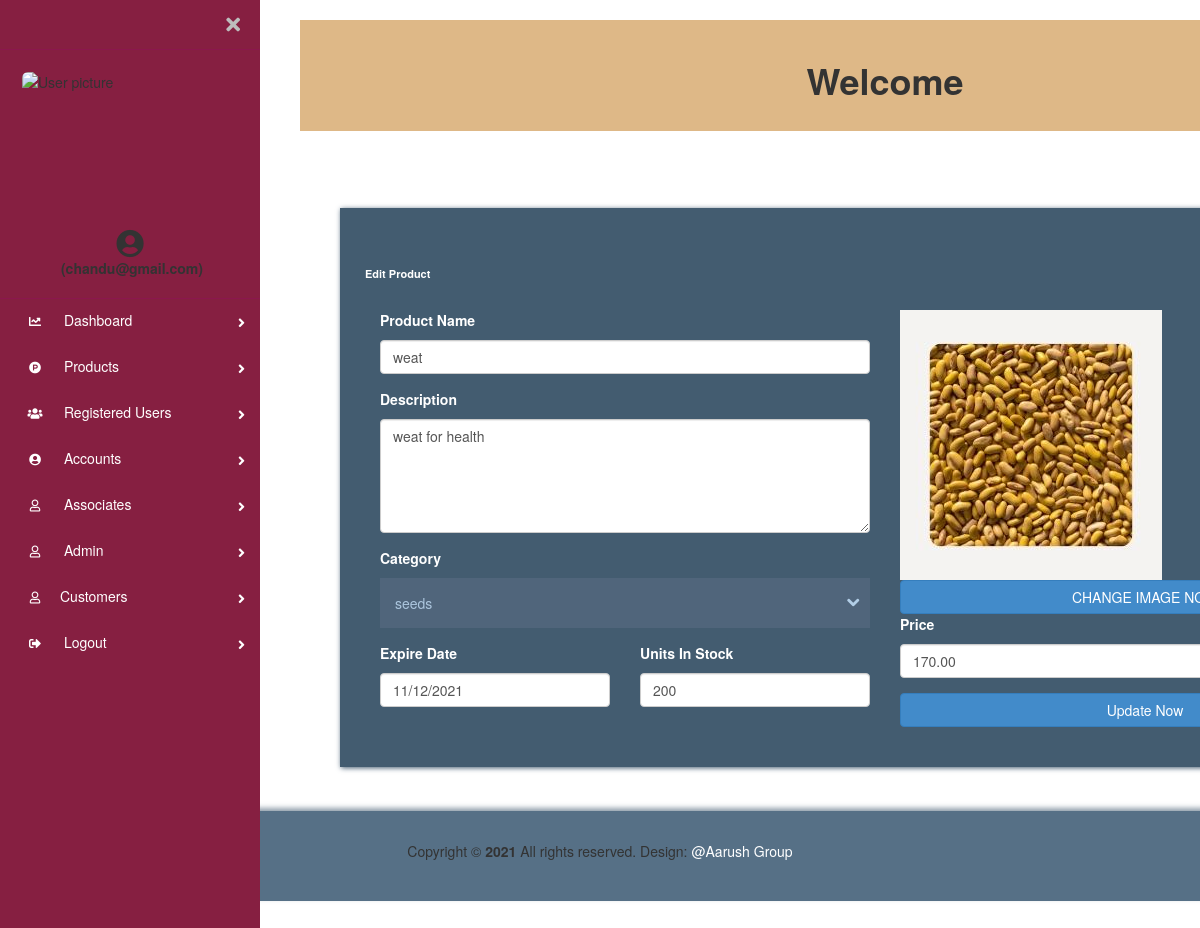
Page /kisan_store/cart_admin/edit-product.php?product_id=3719 (signed in) on the committed database.
### tables this page shows
CREATE TABLE `products` (
  `product_id` int(12) NOT NULL,
  `product_name` varchar(255) NOT NULL,
  `product_description` longtext NOT NULL,
  `product_category` varchar(255) NOT NULL,
  `product_subcategory` varchar(225) NOT NULL,
  `product_exp_date` text NOT NULL,
  `product_stock` int(255) NOT NULL,
  `product_img` varchar(100) NOT NULL,
  `product_price` float(10,2) NOT NULL,
  `Delete` tinyint(1) DEFAULT NULL
);

### kisan_store/cart_admin/edit-product.php (the view, shortened to what this page needs)
<?php
include 'backend/database.php';
if (isset($_GET['product_id']))
{
  include 'backend/database.php';
  $qry = "select * from products where product_id='".$_SESSION['product_id']."'";
  $sql = mysqli_query($dbc, $qry) or die(mysqli_error($dbc));
  $row=mysqli_fetch_assoc($sql);
  $username=$_SESSION['loginname'];
}
$qry1 = "select * from cart_super_admin";
$sql1 = mysqli_query($dbc, $qry1) or die(mysqli_error($dbc));
$row1=mysqli_fetch_assoc($sql1);
?>
<!DOCTYPE html>
<html lang="en">
  <head>
    <link rel="stylesheet" href="css/fontawesome.min.css" />
    <link rel="stylesheet" href="jquery-ui-datepicker/jquery-ui.min.css" type="text/css" />
    <link rel="stylesheet" href="css/bootstrap.min.css" />
    <link rel="stylesheet" href="css/templatemo-style.css">
        <link href="https://use.fontawesome.com/releases/v5.0.6/css/all.css" rel="stylesheet">
        <link href="sidenav/css/side.css" rel="stylesheet">
        <link href="sidenav/css/bootstrap.min.css" rel="stylesheet" id="bootstrap-css">
  </head>
  <body>
  <div class="page-wrapper chiller-theme toggled">
      <nav id="sidebar" class="sidebar-wrapper">
          <div class="sidebar-content">
              <div class="sidebar-brand">
                  <div id="close-sidebar">
                      <i class="fas fa-times"></i>
                  </div>
              </div>
              <div class="sidebar-header">
                  <div class="user-pic">
                      <img class="img-responsive img-rounded" src="sidenav/images/kkm-logo.png" alt="User picture">
                  </div>
              </div>
              <div class="text-center">
                  <span class=" text-light"><i class="fas fa-user-circle fa-2x"></i><br>&nbsp;<strong>(<?php echo $username; ?>)</strong></span>
              </div><br>
              <div class="sidebar-menu">
                  <ul>
                      <li class="sidebar-dropdown">
                          <a href="index.php">
                              <i class="fas fa-chart-line fa-9x"></i>
                              <span>Dashboard</span>
                          </a>
                      </li>
                      <li class="sidebar-dropdown">
                          <a href="products.php">
                          <i class="fab fa-product-hunt"></i>
                              <span>Products</span>
                          </a>
                      </li>
                      <li class="sidebar-dropdown">
                          <a href="Regusers.php">
                          <i class="fas fa-users"></i>
                              <span>Registered Users</span>
                          </a>
                      </li>
                      <li class="sidebar-dropdown">
                          <a href="accounts.php">
                          <i class="fas fa-user-circle"></i>
                              <span>Accounts</span>
                          </a>
                      </li>
                      <li class="sidebar-dropdown">
                          <a href="#">
                              <i class="far fa-user"></i>
                              <span>Associates</span>
                          </a>
                      </li>
                      <?php if($row1['email']== $username){ ?>
                            <li class="sidebar-dropdown">
                                <a href="#">
                                <i class="fas fa-user-shield"></i>
                                    <span>Super Admin</span>
                                </a>
                                <div class="sidebar-submenu">
                                <ul>
                                  <li>
                                      <a href="super_admin.php">Super Admin
                                        </a>
                                  </li>
                                  <li>
                                      <a href="Regadmins.php">Admin</a>
                                  </li>
                                </ul>
                                </div>
                            </li>
                         <?php } else { ?>
                            <li class="sidebar-dropdown">
                                <a href="Regadmins.php">
                                    <i class="far fa-user"></i>
                                    <span>Admin</span>
                                </a>
                            </li>
                          <?php } ?>
                      <li class="sidebar-dropdown">
                          <a href="#"><i class="far fa-user"></i><span>Customers</span></a>
                      </li>
                      <li class="sidebar-dropdown">
                      <a href="../backend/logout.php">
                      <i class="fas fa-sign-out-alt"></i>
                              <span>Logout</span>
                          </a>
                      </li>
                  </ul>
      </nav>
      <main class="page-content">
        <div class="container text-dark text-center" style="background: burlywood;">
            <h1><strong>Welcome</strong></h1>
        </div>
    <div class="container tm-mt-big ">
      <div class="row">
        <div class="col-xl-12 col-lg-12 col-md-12 col-sm-12 mx-auto">
          <div class="tm-bg-primary-dark tm-block tm-block-h-auto">
            <div class="row">
              <div class="col-12">
                <h2 class="tm-block-title d-inline-block">Edit Product</h2>
              </div>
            </div>
            <div class="row tm-edit-product-row">
              <div class="col-xl-6 col-lg-6 col-md-12">
                <form action="backend/update_product.php" method="POST" class="tm-edit-product-form" enctype="multipart/form-data">
                  <div class="form-group mb-3">
                    <label
                      for="name"
                      >Product Name
                    </label>
                    <input
                      id="name"
                      name="name"
                      type="text"
                      value='<?php echo $row['product_name']?> '
                      class="form-control validate"
                    />
                  </div>
                  <div class="form-group mb-3">
                    <label
                      for="description"
                      >Description</label
                    >
                    <textarea
                      class="form-control validate tm-small"
                      rows="5" name="description"
                      required
                    ><?php echo $row['product_description']?></textarea>
                  </div>
                  <div class="form-group mb-3">
                    <label
                      for="category"
                      >Category</label
                    >
                    <select
                      class="custom-select tm-select-accounts"
                      id="category" name="category"
                    >
                      <option selected> <?php echo $row['product_category']?> </option>
                    </select>
                  </div>
                  <div class="row">
                      <div class="form-group mb-3 col-xs-12 col-sm-6">
                          <label
                            for="expire_date"
                            >Expire Date
                          </label>
                          <input
                            id="expire_date"
                            name="expire_date"
                            type="text"
                            value='<?php echo $row['product_exp_date']?>'
                            class="form-control validate"
                            data-large-mode="true"
                          />
                        </div>
                        <div class="form-group mb-3 col-xs-12 col-sm-6">
                          <label
                            for="stock"
                            >Units In Stock
                          </label>
                          <input
                            id="stock"
                            name="stock"
                            type="text"
                            value='<?php echo $row['product_stock']?>'
                            class="form-control validate"
                          />
                        </div>
                  </div>
              </div>
              <div class="col-xl-6 col-lg-6 col-md-12 mx-auto mb-4">
                <div class="tm-product-img-edit mx-auto">
                <?php echo "<img src='backend/images//".$row['product_img']."' alt='Product image' class='img-fluid d-block mx-auto'>"; ?>
                </div>
                <div class="custom-file mt-3 mb-3">
                  <input
                    type="button"
                    class="btn btn-primary btn-block mx-auto"
                    value="CHANGE IMAGE NOW"
                    onclick="document.getElementById('fileInput').click();"
                  />
                </div>
                <div class="col-xl-13 col-lg-13 col-md-13">
                <div class="form-group mt-3 mb-3">
                  <label for="price" > Price </label>
                  <input type="text" name="price" id="price" class="form-control validate" value='<?php echo $row["product_price"] ?>' autocomplete="off">
                </div>
                </div>
              <div class="col-14">
                <button type="submit" id='<?php echo $id; ?>' class="btn btn-primary btn-block text-uppercase">Update Now</button>
              </div>
            </div>
          </div>
        </div>
      </div>
    </div>
    </div>
      </main>
    <footer class="tm-footer row tm-mt-small">
        <div class="col-12 font-weight-light">
          <p class="text-center text-white mb-0 px-4 large">
            Copyright &copy; <b><?php echo date("Y") ?></b> All rights reserved.
            Design: <a rel="nofollow noopener" href="" class="tm-footer-link">@Aarush Group</a>
        </p>
        </div>
    </footer>
  </body>
</html>

### kisan_store/cart_admin/css/templatemo-style.css (style rules this page uses)
html { font-size: 16px; overflow-x: hidden; }
body { font-family: Roboto, Helvetica, Arial, sans-serif; background-color: rgb(245, 241, 241); overflow-x: hidden; }
a { transition: all 0.3s ease; }
.tm-mt-big { margin-top: 57px; }
.tm-mt-small { margin-top: 20px; }
.tm-block { padding: 40px; -webkit-box-shadow: 1px 1px 5px 0 #455c71; -moz-box-shadow: 1px 1px 5px 0 #455c71; box-shadow: 1px 1px 5px 0 #455c71; min-height: 350px; height: 100%; max-height: 450px; }
.tm-block-h-auto { min-height: 1px; max-height: none; height: auto; }
.tm-block-title { font-size: 1.1rem; font-weight: 700; color: #fff; margin-bottom: 30px; }
.tm-small { font-size: 90%; }
.form-control { background-color: #54657d; color: #fff; border: 0; }
.form-group label { color: #fff; margin-bottom: 10px; }
.form-control { padding: 19px 18px; border-radius: 0; height: 50px; }
.form-group { margin-bottom: 15px; }
.btn { border-radius: 0; padding: 13px 28px; transition: all 0.2s ease; max-width: 100%; }
.btn-primary { color: #fff; background-color: #f5a623; border: 2px solid #f5a623; font-size: 90%; font-weight: 600; }
.tm-bg-primary-dark { background-color: #435c70; }
.custom-select { width: 100%; border: none; color: #acc6de; height: 50px; -webkit-appearance: none; -moz-appearance: none; -ms-appearance: none; -o-appearance: none; appearance: none; -webkit-border-radius: 0; -moz-border-radius: 0; -ms-border-radius: 0; -o-border-radius: 0; border-radius: 0; padding: 15px; background: url(../img/arrow-down.png) 98% no-repeat #50657b; }
.tm-footer { background-color: #567086; padding-top: 30px; padding-bottom: 30px; -webkit-box-shadow: 0 -3px 5px 0 rgba(69, 92, 113, 0.59); -moz-box-shadow: 0 -3px 5px 0 rgba(69, 92, 113, 0.59); box-shadow: 0 -3px 5px 0 rgba(69, 92, 113, 0.59); }
.custom-select { height: 50px; border-radius: 0; }
.tm-product-img-edit { max-width: 100%; position: relative; }
.tm-footer-link { color: white; }

### rows in the picture
products: name "weat", description "weat for health", category "seeds", expire_date "11/12/2021", stock "200", product_img (picture), price "170.00"
